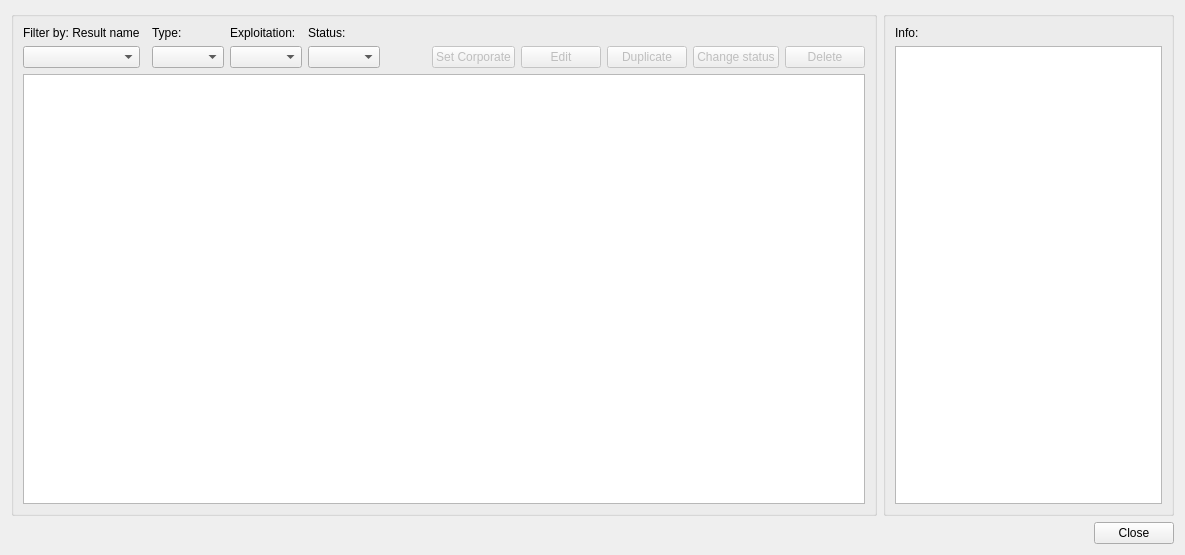
<?xml version="1.0" encoding="UTF-8"?>
<ui version="4.0">
 <class>dlg_priority_manager</class>
 <widget class="QDialog" name="dlg_priority_manager">
  <property name="geometry">
   <rect>
    <x>0</x>
    <y>0</y>
    <width>1185</width>
    <height>555</height>
   </rect>
  </property>
  <property name="windowTitle">
   <string>Dialog</string>
  </property>
  <layout class="QGridLayout" name="gridLayout">
   <item row="0" column="1">
    <widget class="QGroupBox" name="groupBox_2">
     <property name="title">
      <string/>
     </property>
     <layout class="QGridLayout" name="gridLayout_3">
      <item row="0" column="0">
       <widget class="QLabel" name="lbl_info">
        <property name="text">
         <string>Info:</string>
        </property>
       </widget>
      </item>
      <item row="1" column="0">
       <widget class="QTextEdit" name="txt_info">
        <property name="font">
         <font>
          <family>Courier New</family>
          <pointsize>10</pointsize>
         </font>
        </property>
       </widget>
      </item>
     </layout>
    </widget>
   </item>
   <item row="0" column="0">
    <widget class="QGroupBox" name="groupBox">
     <property name="title">
      <string/>
     </property>
     <layout class="QGridLayout" name="gridLayout_2">
      <item row="1" column="9">
       <widget class="QPushButton" name="btn_status">
        <property name="enabled">
         <bool>false</bool>
        </property>
        <property name="text">
         <string>Change status</string>
        </property>
       </widget>
      </item>
      <item row="0" column="4">
       <widget class="QLabel" name="lbl_status">
        <property name="text">
         <string>Status:</string>
        </property>
       </widget>
      </item>
      <item row="1" column="3">
       <widget class="QComboBox" name="cmb_expl"/>
      </item>
      <item row="0" column="2">
       <widget class="QLabel" name="lbl_type">
        <property name="text">
         <string>Type:</string>
        </property>
       </widget>
      </item>
      <item row="1" column="8">
       <widget class="QPushButton" name="btn_duplicate">
        <property name="enabled">
         <bool>false</bool>
        </property>
        <property name="text">
         <string>Duplicate</string>
        </property>
       </widget>
      </item>
      <item row="0" column="3">
       <widget class="QLabel" name="lbl_expl">
        <property name="text">
         <string>Exploitation:</string>
        </property>
       </widget>
      </item>
      <item row="1" column="6">
       <widget class="QPushButton" name="btn_corporate">
        <property name="enabled">
         <bool>false</bool>
        </property>
        <property name="text">
         <string>Set Corporate</string>
        </property>
       </widget>
      </item>
      <item row="2" column="0" colspan="11">
       <widget class="QTableView" name="tbl_results"/>
      </item>
      <item row="0" column="0">
       <widget class="QLabel" name="lbl_filter">
        <property name="text">
         <string>Filter by: Result name</string>
        </property>
       </widget>
      </item>
      <item row="1" column="10">
       <widget class="QPushButton" name="btn_delete">
        <property name="enabled">
         <bool>false</bool>
        </property>
        <property name="text">
         <string>Delete</string>
        </property>
       </widget>
      </item>
      <item row="1" column="2">
       <widget class="QComboBox" name="cmb_type"/>
      </item>
      <item row="1" column="7">
       <widget class="QPushButton" name="btn_edit">
        <property name="enabled">
         <bool>false</bool>
        </property>
        <property name="text">
         <string>Edit</string>
        </property>
       </widget>
      </item>
      <item row="1" column="5">
       <spacer name="horizontalSpacer">
        <property name="orientation">
         <enum>Qt::Horizontal</enum>
        </property>
        <property name="sizeHint" stdset="0">
         <size>
          <width>40</width>
          <height>20</height>
         </size>
        </property>
       </spacer>
      </item>
      <item row="1" column="4">
       <widget class="QComboBox" name="cmb_status"/>
      </item>
      <item row="1" column="0">
       <widget class="QComboBox" name="cmb_name"/>
      </item>
     </layout>
    </widget>
   </item>
   <item row="1" column="0" colspan="2">
    <layout class="QGridLayout" name="lyt_buttons">
     <property name="topMargin">
      <number>0</number>
     </property>
     <item row="0" column="1">
      <widget class="QPushButton" name="btn_close">
       <property name="text">
        <string>Close</string>
       </property>
      </widget>
     </item>
     <item row="0" column="0">
      <spacer name="horizontalSpacer_2">
       <property name="orientation">
        <enum>Qt::Horizontal</enum>
       </property>
       <property name="sizeHint" stdset="0">
        <size>
         <width>40</width>
         <height>20</height>
        </size>
       </property>
      </spacer>
     </item>
    </layout>
   </item>
  </layout>
 </widget>
 <resources/>
 <connections/>
</ui>
